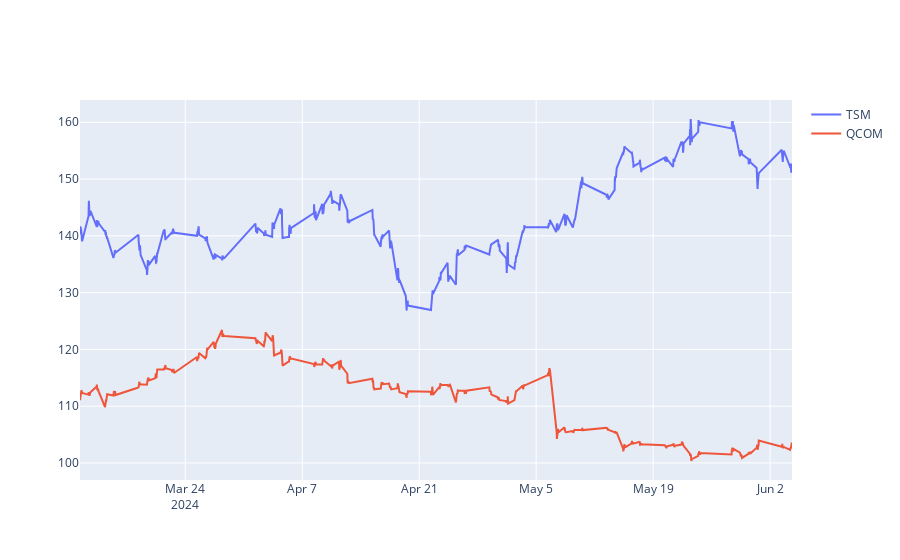

This figure's notebook cell:
### Code cell
# plot both tickers on go figure

fig = go.Figure()
fig.add_trace(go.Scatter(x=tsm_data.index, y=tsm_data['Close'], name='TSM'))
fig.add_trace(go.Scatter(x=qcom_data.index, y=qcom_data['Close'], name='QCOM'))

fig.show()

### Figure 1 — Plotly figure (JSON) as saved in the notebook; plotly's stock layout.template omitted (floating-point values rounded to 4 significant figures; data arrays with more than 128 entries replaced by an {"elided": "..."} marker saying what was removed)
{"data": [{"name": "TSM", "type": "scatter", "x": {"elided": "779 str values"}, "y": {"elided": "779 float values"}}, {"name": "QCOM", "type": "scatter", "x": {"elided": "779 str values"}, "y": {"elided": "779 float values"}}], "layout": {}}
